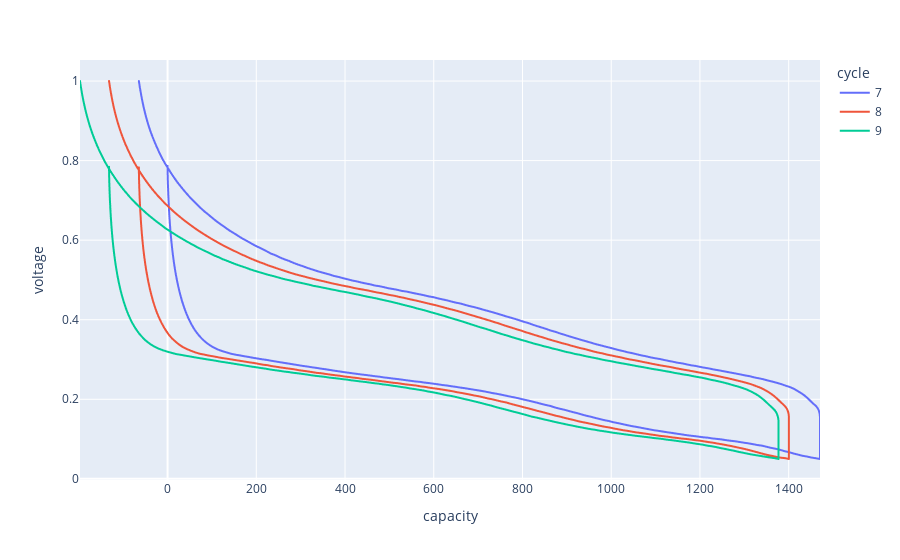

The notebook cell this image was saved under:
### Code cell
px.line(cap1, x="capacity", y="voltage", color="cycle")

### Figure 1 — Plotly figure (JSON) as saved in the notebook; plotly's stock layout.template omitted (floating-point values rounded to 4 significant figures; data arrays with more than 128 entries replaced by an {"elided": "..."} marker saying what was removed)
{"data": [{"hovertemplate": "cycle=7<br>capacity=%{x}<br>voltage=%{y}<extra></extra>", "legendgroup": "7", "line": {"color": "#636efa", "dash": "solid"}, "marker": {"symbol": "circle"}, "mode": "lines", "name": "7", "showlegend": true, "type": "scattergl", "x": {"elided": "437 float values"}, "xaxis": "x", "y": {"elided": "437 float values"}, "yaxis": "y"}, {"hovertemplate": "cycle=8<br>capacity=%{x}<br>voltage=%{y}<extra></extra>", "legendgroup": "8", "line": {"color": "#EF553B", "dash": "solid"}, "marker": {"symbol": "circle"}, "mode": "lines", "name": "8", "showlegend": true, "type": "scattergl", "x": {"elided": "437 float values"}, "xaxis": "x", "y": {"elided": "437 float values"}, "yaxis": "y"}, {"hovertemplate": "cycle=9<br>capacity=%{x}<br>voltage=%{y}<extra></extra>", "legendgroup": "9", "line": {"color": "#00cc96", "dash": "solid"}, "marker": {"symbol": "circle"}, "mode": "lines", "name": "9", "showlegend": true, "type": "scattergl", "x": {"elided": "445 float values"}, "xaxis": "x", "y": {"elided": "445 float values"}, "yaxis": "y"}], "layout": {"legend": {"title": {"text": "cycle"}, "tracegroupgap": 0}, "margin": {"t": 60}, "xaxis": {"anchor": "y", "domain": [0, 1], "title": {"text": "capacity"}}, "yaxis": {"anchor": "x", "domain": [0, 1], "title": {"text": "voltage"}}}}
